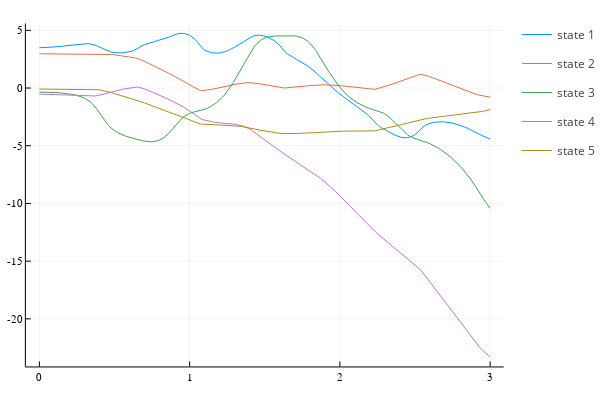
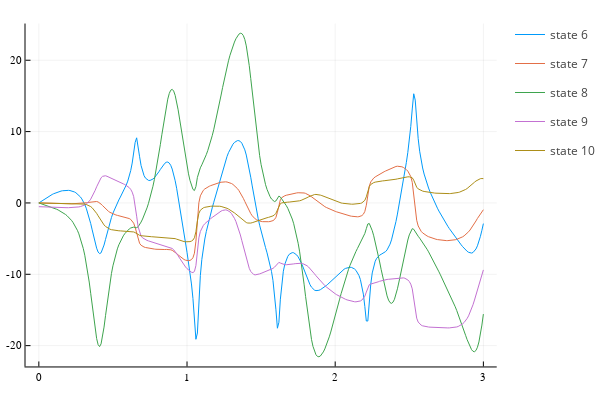

The cell these charts' notebook holds for them, in order:
### Code cell
mode0 = 1
t = 3.0
dt = .01

q1 = 200 / 180 * π
q2 = 170 / 180 * π
q3 = -20 / 180 * π
q4 = -30 / 180 * π
q5 = -5 / 180 * π
qd1 = 0
qd2 = 0
qd3 = 0
qd4 = 0
qd5 = 0

x0 = [q1,q2,q3,q4,q5,qd1,qd2,qd3,q4,qd5]

p = (g=9.81, 
     L_torso=0.63, L_fem=0.4, L_tib=0.4,
     M_torso=12, M_fem=6.8, M_tib=3.2,
     MY_torso=0.24, MZ_torso=0.24, 
     MZ_fem=0.11, MZ_tib=0.24, 
     XX_torso=0.63, XX_fem=1.33, XX_tib=0.2)

#Nominal Trajectory
nom_states, _, times, nom_modes, nom_impact_states,_ = sim_system(x0,mode0,dynamics,resets,guards,0,0,0,t,dt)
state_matrix = hcat(nom_states...)

plot()
[plot!(times,state_matrix[i,:], label = "state $i") for i in 1:5]
display(plot!())

plot()
[plot!(times,state_matrix[i,:], label = "state $i") for i in 6:10]
display(plot!())

anim = Animation()
lim = 1.5

timesteps = size(state_matrix,2)
slope = 0.02

j1 = [0,0]
# Loop to create frames
for i in 1:timesteps

    if i > 1 && nom_modes[i] == 1 && nom_modes[i-1] == 2
        j1 = kinematics(state_matrix[:,i-1])[end]
    end

    js = hcat(kinematics(state_matrix[:,i])...)
    # Plot the data
    l_bound = -lim
    r_bound = 2*lim

    xs = l_bound:0.01:r_bound
    ys = -slope * xs
    plot(xs, ys, linestyle=:solid, label="Ground", color="black")
    plot!(js[1,:], js[2,:], xlim=(l_bound,r_bound),
                            ylim=(l_bound,r_bound), 
                            label="Points", 
                            color="blue", 
                            linestyle=:solid, 
                            marker=:circle, 
                            aspect_ratio=:equal)
    annotate!(-1, 1, times[i], color=:red)
    # Add frame to animation
    frame(anim)
end
# Save the animation as a gif
gif(anim, "walker2.gif", fps = 30)

### Figure 1 — Plotly figure (JSON) as saved in the notebook; plotly's stock layout.template omitted (floating-point values rounded to 4 significant figures; data arrays with more than 128 entries replaced by an {"elided": "..."} marker saying what was removed)
{"data": [{"colorbar": {"title": ""}, "legendgroup": "state 1", "line": {"color": "rgba(0, 154, 250, 1.000)", "dash": "solid", "shape": "linear", "width": 1}, "mode": "lines", "name": "state 1", "showlegend": true, "type": "scatter", "x": {"elided": "301 float values"}, "xaxis": "x", "y": {"elided": "301 float values"}, "yaxis": "y", "zmax": null, "zmin": null}, {"colorbar": {"title": ""}, "legendgroup": "state 2", "line": {"color": "rgba(227, 111, 71, 1.000)", "dash": "solid", "shape": "linear", "width": 1}, "mode": "lines", "name": "state 2", "showlegend": true, "type": "scatter", "x": {"elided": "301 float values"}, "xaxis": "x", "y": {"elided": "301 float values"}, "yaxis": "y", "zmax": null, "zmin": null}, {"colorbar": {"title": ""}, "legendgroup": "state 3", "line": {"color": "rgba(62, 164, 78, 1.000)", "dash": "solid", "shape": "linear", "width": 1}, "mode": "lines", "name": "state 3", "showlegend": true, "type": "scatter", "x": {"elided": "301 float values"}, "xaxis": "x", "y": {"elided": "301 float values"}, "yaxis": "y", "zmax": null, "zmin": null}, {"colorbar": {"title": ""}, "legendgroup": "state 4", "line": {"color": "rgba(195, 113, 210, 1.000)", "dash": "solid", "shape": "linear", "width": 1}, "mode": "lines", "name": "state 4", "showlegend": true, "type": "scatter", "x": {"elided": "301 float values"}, "xaxis": "x", "y": {"elided": "301 float values"}, "yaxis": "y", "zmax": null, "zmin": null}, {"colorbar": {"title": ""}, "legendgroup": "state 5", "line": {"color": "rgba(172, 142, 24, 1.000)", "dash": "solid", "shape": "linear", "width": 1}, "mode": "lines", "name": "state 5", "showlegend": true, "type": "scatter", "x": {"elided": "301 float values"}, "xaxis": "x", "y": {"elided": "301 float values"}, "yaxis": "y", "zmax": null, "zmin": null}], "layout": {"annotations": [], "height": 400, "legend_position": {"bgcolor": "rgba(255, 255, 255, 1.000)", "bordercolor": "rgba(0, 0, 0, 1.000)", "borderwidth": 1, "font": {"color": "rgba(0, 0, 0, 1.000)", "family": "sans-serif", "size": 11}, "title": {"font": {"color": "rgba(0, 0, 0, 1.000)", "family": "sans-serif", "size": 15}, "text": ""}, "tracegroupgap": 0, "traceorder": "normal", "x": 1, "xanchor": "auto", "y": 1, "yanchor": "auto"}, "margin": {"b": 20, "l": 0, "r": 0, "t": 20}, "paper_bgcolor": "rgba(255, 255, 255, 1.000)", "plot_bgcolor": "rgba(255, 255, 255, 1.000)", "showlegend": true, "width": 600, "xaxis": {"anchor": "y", "domain": [0.05101, 0.9934], "gridcolor": "rgba(0, 0, 0, 0.100)", "gridwidth": 0.5, "linecolor": "rgba(0, 0, 0, 1.000)", "mirror": false, "range": [-0.09, 3.09], "showgrid": true, "showline": true, "showticklabels": true, "tickangle": 0, "tickcolor": "rgb(0, 0, 0)", "tickfont": {"color": "rgba(0, 0, 0, 1.000)", "family": "sans-serif", "size": 11}, "tickmode": "array", "ticks": "inside", "ticktext": ["0", "1", "2", "3"], "tickvals": [0, 1, 2, 3], "title": "", "titlefont": {"color": "rgba(0, 0, 0, 1.000)", "family": "sans-serif", "size": 15}, "type": "-", "visible": true, "zeroline": false, "zerolinecolor": "rgba(0, 0, 0, 1.000)"}, "yaxis": {"anchor": "x", "domain": [0.03762, 0.9902], "gridcolor": "rgba(0, 0, 0, 0.100)", "gridwidth": 0.5, "linecolor": "rgba(0, 0, 0, 1.000)", "mirror": false, "range": [-24.12, 5.587], "showgrid": true, "showline": true, "showticklabels": true, "tickangle": 0, "tickcolor": "rgb(0, 0, 0)", "tickfont": {"color": "rgba(0, 0, 0, 1.000)", "family": "sans-serif", "size": 11}, "tickmode": "array", "ticks": "inside", "ticktext": ["-20", "-15", "-10", "-5", "0", "5"], "tickvals": [-20, -15, -10, -5, 0, 5], "title": "", "titlefont": {"color": "rgba(0, 0, 0, 1.000)", "family": "sans-serif", "size": 15}, "type": "-", "visible": true, "zeroline": false, "zerolinecolor": "rgba(0, 0, 0, 1.000)"}}}

### Figure 2 — Plotly figure (JSON) as saved in the notebook; plotly's stock layout.template omitted (floating-point values rounded to 4 significant figures; data arrays with more than 128 entries replaced by an {"elided": "..."} marker saying what was removed)
{"data": [{"colorbar": {"title": ""}, "legendgroup": "state 6", "line": {"color": "rgba(0, 154, 250, 1.000)", "dash": "solid", "shape": "linear", "width": 1}, "mode": "lines", "name": "state 6", "showlegend": true, "type": "scatter", "x": {"elided": "301 float values"}, "xaxis": "x", "y": {"elided": "301 float values"}, "yaxis": "y", "zmax": null, "zmin": null}, {"colorbar": {"title": ""}, "legendgroup": "state 7", "line": {"color": "rgba(227, 111, 71, 1.000)", "dash": "solid", "shape": "linear", "width": 1}, "mode": "lines", "name": "state 7", "showlegend": true, "type": "scatter", "x": {"elided": "301 float values"}, "xaxis": "x", "y": {"elided": "301 float values"}, "yaxis": "y", "zmax": null, "zmin": null}, {"colorbar": {"title": ""}, "legendgroup": "state 8", "line": {"color": "rgba(62, 164, 78, 1.000)", "dash": "solid", "shape": "linear", "width": 1}, "mode": "lines", "name": "state 8", "showlegend": true, "type": "scatter", "x": {"elided": "301 float values"}, "xaxis": "x", "y": {"elided": "301 float values"}, "yaxis": "y", "zmax": null, "zmin": null}, {"colorbar": {"title": ""}, "legendgroup": "state 9", "line": {"color": "rgba(195, 113, 210, 1.000)", "dash": "solid", "shape": "linear", "width": 1}, "mode": "lines", "name": "state 9", "showlegend": true, "type": "scatter", "x": {"elided": "301 float values"}, "xaxis": "x", "y": {"elided": "301 float values"}, "yaxis": "y", "zmax": null, "zmin": null}, {"colorbar": {"title": ""}, "legendgroup": "state 10", "line": {"color": "rgba(172, 142, 24, 1.000)", "dash": "solid", "shape": "linear", "width": 1}, "mode": "lines", "name": "state 10", "showlegend": true, "type": "scatter", "x": {"elided": "301 float values"}, "xaxis": "x", "y": {"elided": "301 float values"}, "yaxis": "y", "zmax": null, "zmin": null}], "layout": {"annotations": [], "height": 400, "legend_position": {"bgcolor": "rgba(255, 255, 255, 1.000)", "bordercolor": "rgba(0, 0, 0, 1.000)", "borderwidth": 1, "font": {"color": "rgba(0, 0, 0, 1.000)", "family": "sans-serif", "size": 11}, "title": {"font": {"color": "rgba(0, 0, 0, 1.000)", "family": "sans-serif", "size": 15}, "text": ""}, "tracegroupgap": 0, "traceorder": "normal", "x": 1, "xanchor": "auto", "y": 1, "yanchor": "auto"}, "margin": {"b": 20, "l": 0, "r": 0, "t": 20}, "paper_bgcolor": "rgba(255, 255, 255, 1.000)", "plot_bgcolor": "rgba(255, 255, 255, 1.000)", "showlegend": true, "width": 600, "xaxis": {"anchor": "y", "domain": [0.05101, 0.9934], "gridcolor": "rgba(0, 0, 0, 0.100)", "gridwidth": 0.5, "linecolor": "rgba(0, 0, 0, 1.000)", "mirror": false, "range": [-0.09, 3.09], "showgrid": true, "showline": true, "showticklabels": true, "tickangle": 0, "tickcolor": "rgb(0, 0, 0)", "tickfont": {"color": "rgba(0, 0, 0, 1.000)", "family": "sans-serif", "size": 11}, "tickmode": "array", "ticks": "inside", "ticktext": ["0", "1", "2", "3"], "tickvals": [0, 1, 2, 3], "title": "", "titlefont": {"color": "rgba(0, 0, 0, 1.000)", "family": "sans-serif", "size": 15}, "type": "-", "visible": true, "zeroline": false, "zerolinecolor": "rgba(0, 0, 0, 1.000)"}, "yaxis": {"anchor": "x", "domain": [0.03762, 0.9902], "gridcolor": "rgba(0, 0, 0, 0.100)", "gridwidth": 0.5, "linecolor": "rgba(0, 0, 0, 1.000)", "mirror": false, "range": [-22.92, 25.14], "showgrid": true, "showline": true, "showticklabels": true, "tickangle": 0, "tickcolor": "rgb(0, 0, 0)", "tickfont": {"color": "rgba(0, 0, 0, 1.000)", "family": "sans-serif", "size": 11}, "tickmode": "array", "ticks": "inside", "ticktext": ["-20", "-10", "0", "10", "20"], "tickvals": [-20, -10, 0, 10, 20], "title": "", "titlefont": {"color": "rgba(0, 0, 0, 1.000)", "family": "sans-serif", "size": 15}, "type": "-", "visible": true, "zeroline": false, "zerolinecolor": "rgba(0, 0, 0, 1.000)"}}}
